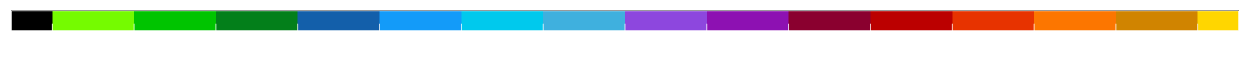
#> input picture ShortWAVE/tropical_cyclones/Y2024/alberto_tc-2024-001/src/tprcp_cbar.png, 2500 x 144 px, found by its file name (shown at 1/2 size)
$ python mkframe.py ../../../../tropical_cyclones/Y2024/alberto_tc-2024-001/src/tprcp_cbar.png ../../../../tropical_cyclones/Y2024/alberto_tc-2024-001/src
#> lines starting #> are read from the running program, lines starting #| are printed output that depends on the picture
#! /usr/bin/env python

import sys
import os
import json
import datetime as dt
from dateutil import tz
from PIL import Image, ImageOps

from imutils import *

request = {
    'font_color': '255 255 255',
    'bold_name': '/home/jardizzo/src/FLUID/sandbox/share/files/helr65w.ttf',
    'font_name': '/home/jardizzo/src/FLUID/sandbox/share/files/helr65w.ttf',
    'nasa_logo_name': '/home/jardizzo/src/FLUID/sandbox/share/files/nasa-logo.png',
    'gmao_logo_name': '/home/jardizzo/src/FLUID/sandbox/share/files/gmao-logo-white.png'
    }

im_cbar = Image.open('tprcp_cbar.png').convert("RGBA")
#> im_cbar is the input picture: PIL image 2500x144 RGBA; mean R, G, B, A 46.8, 47.7, 41.7, 81
#im_cbar = image_trim(im_cbar)
im_cbar = im_cbar.resize((round(3840/3), round(2160/28)), Image.LANCZOS)
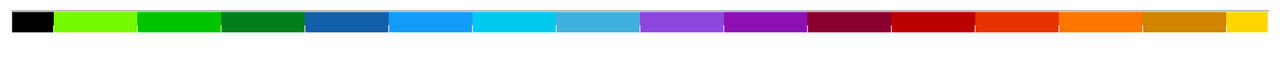
#> im_cbar: PIL image 1280x77 RGBA; mean R, G, B, A 56.4, 57.3, 51.4, 81; transparent parts drawn white

#> (the run stopped early here; a loop or call above may not have finished)
